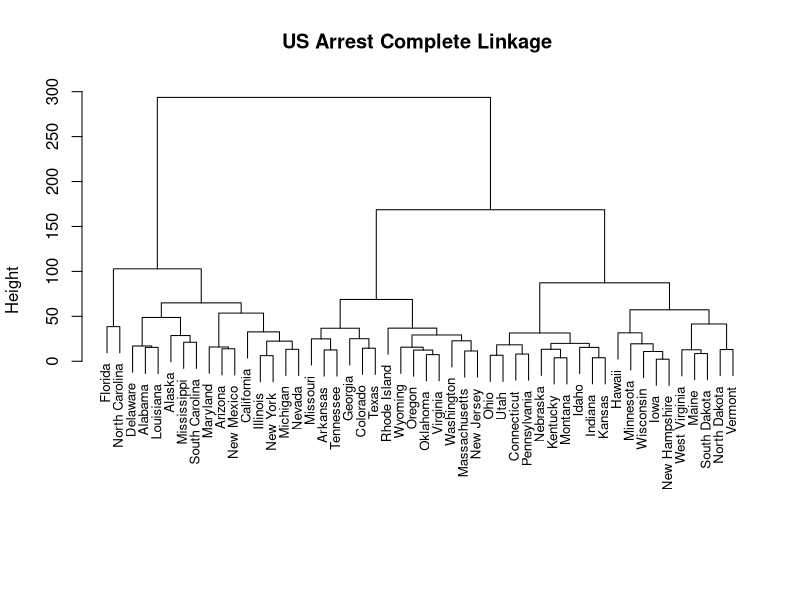
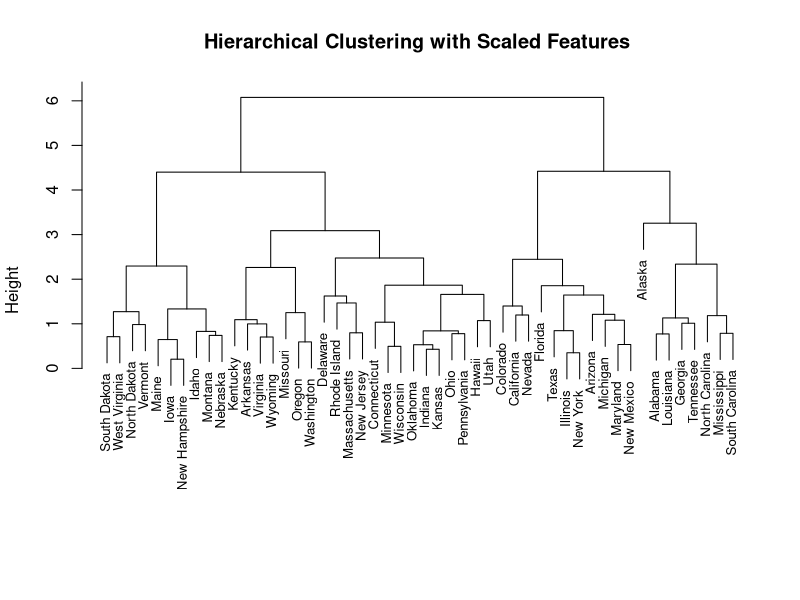

The R source for these figures, in order:
#1.a Using hierarchical clustering with complete linkage and Euclidean distance, cluster the states. 
usarrest <- USArrests

usa.complete = hclust(dist(usarrest), method = "complete")
plot(usa.complete ,main = "US Arrest Complete Linkage ", xlab = "", sub = "", cex = .8)

#2.b Cut the dendrogram at a height that results in three distinct clusters. 
# Which states belong to which clusters? 

cut_usa <- cutree(usa.complete , 3)
# Cluster 1
names(cut_usa)[cut_usa == 1]
# Cluster 2
names(cut_usa)[cut_usa == 2]
# Cluster 3
names(cut_usa)[cut_usa == 3]


#2.c Hierarchically cluster the states using complete linkage and Euclidean distance,
# after scaling the variables to have standard deviation one. 

us_scale <- scale(usarrest)
us_scale.complete = hclust(dist(us_scale), method = "complete")
plot(us_scale.complete ,main = "Hierarchical Clustering with Scaled Features ", xlab = "", sub = "", cex = .8)

#(d) What effect does scaling the variables have on the hierarchical clustering obtained? 
# In your opinion, should the variables be scaled before the inter-observation dissimilarities are computed? 
# Provide a justification for your answer

# Cut the scaled dendrogram at a height that results in three distinct clusters
cut_us_scale <- cutree(us_scale.complete , 3)
# Cluster 1
names(cut_us_scale)[cut_us_scale == 1]
# Cluster 2
names(cut_us_scale)[cut_us_scale == 2]
# Cluster 3
names(cut_us_scale)[cut_us_scale == 3]

table(cut_usa, cut_us_scale)
